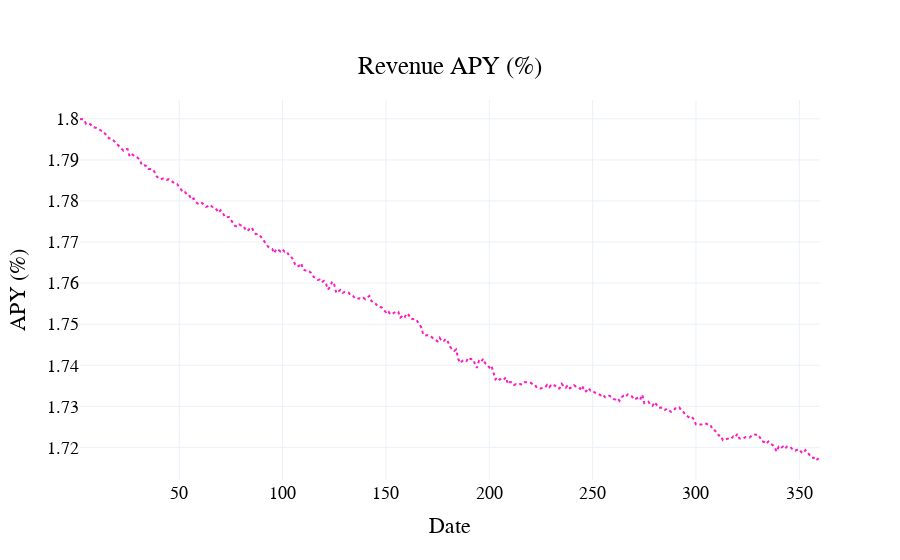

The code cell stored with this chart in its notebook:
### Code cell
visualizations.plot_avg_revenue_APY(
    df,
    scenario_names={
    0: "normal",
}
)

### Figure 1 — Plotly figure (JSON) as saved in the notebook; plotly's stock layout.template omitted (floating-point values rounded to 4 significant figures; data arrays with more than 128 entries replaced by an {"elided": "..."} marker saying what was removed)
{"data": [{"line": {"color": "#FC1CBF", "dash": "dot"}, "name": "normal", "type": "scatter", "x": {"elided": "359 int values"}, "y": {"elided": "359 float values"}}], "layout": {"font": {"color": "black", "family": "Arial", "size": 18}, "hovermode": "x unified", "legend": {"font": {"color": "black", "size": 18}, "orientation": "h", "x": 0.5, "xanchor": "center", "y": -0.4, "yanchor": "bottom"}, "paper_bgcolor": "rgba(255, 255, 255, 1)", "plot_bgcolor": "rgba(255, 255, 255, 1)", "title": {"text": "Revenue APY (%)", "x": 0.5, "xanchor": "center", "y": 0.9, "yanchor": "top"}, "xaxis": {"title": {"text": "Date"}}, "yaxis": {"title": {"text": "APY (%)"}}}}
